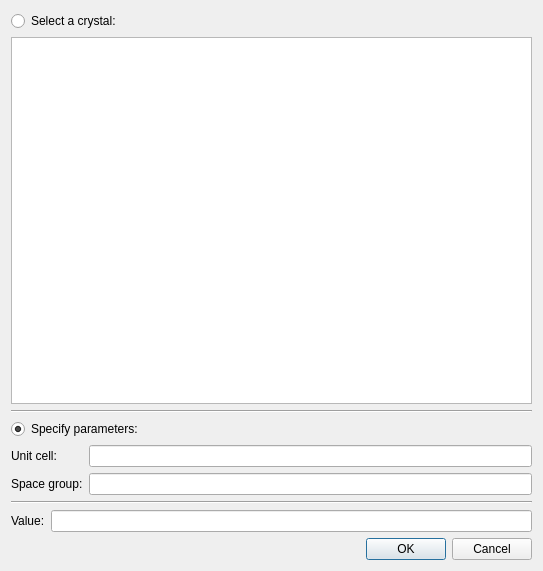
<ui version="4.0" >
 <class>SelectCrystal</class>
 <widget class="QDialog" name="SelectCrystal" >
  <property name="geometry" >
   <rect>
    <x>0</x>
    <y>0</y>
    <width>543</width>
    <height>571</height>
   </rect>
  </property>
  <property name="windowTitle" >
   <string>Crystal Options</string>
  </property>
  <layout class="QVBoxLayout" name="verticalLayout" >
   <item>
    <widget class="QRadioButton" name="selectCrystalRadioButton" >
     <property name="text" >
      <string>Select a crystal:</string>
     </property>
    </widget>
   </item>
   <item>
    <widget class="QListWidget" name="crystalListWidget" />
   </item>
   <item>
    <widget class="Line" name="line" >
     <property name="orientation" >
      <enum>Qt::Horizontal</enum>
     </property>
    </widget>
   </item>
   <item>
    <widget class="QRadioButton" name="specifyParametersRadioButton" >
     <property name="text" >
      <string>Specify parameters:</string>
     </property>
     <property name="checked" >
      <bool>true</bool>
     </property>
    </widget>
   </item>
   <item>
    <layout class="QGridLayout" name="gridLayout" >
     <item row="0" column="1" >
      <widget class="QLineEdit" name="unitCellLineEdit" />
     </item>
     <item row="1" column="0" >
      <widget class="QLabel" name="label_2" >
       <property name="text" >
        <string>Space group:</string>
       </property>
      </widget>
     </item>
     <item row="1" column="1" >
      <widget class="QLineEdit" name="spaceGroupLineEdit" />
     </item>
     <item row="0" column="0" >
      <widget class="QLabel" name="label" >
       <property name="text" >
        <string>Unit cell:</string>
       </property>
      </widget>
     </item>
    </layout>
   </item>
   <item>
    <widget class="Line" name="line_3" >
     <property name="orientation" >
      <enum>Qt::Horizontal</enum>
     </property>
    </widget>
   </item>
   <item>
    <layout class="QGridLayout" name="gridLayout_2" >
     <item row="0" column="1" >
      <widget class="QLineEdit" name="valueLineEdit" >
       <property name="readOnly" >
        <bool>true</bool>
       </property>
      </widget>
     </item>
     <item row="0" column="0" >
      <widget class="QLabel" name="label_3" >
       <property name="text" >
        <string>Value:</string>
       </property>
      </widget>
     </item>
    </layout>
   </item>
   <item>
    <widget class="QDialogButtonBox" name="buttonBox" >
     <property name="orientation" >
      <enum>Qt::Horizontal</enum>
     </property>
     <property name="standardButtons" >
      <set>QDialogButtonBox::Cancel|QDialogButtonBox::Ok</set>
     </property>
    </widget>
   </item>
  </layout>
  <zorder>buttonBox</zorder>
  <zorder>selectCrystalRadioButton</zorder>
  <zorder>specifyParametersRadioButton</zorder>
  <zorder>crystalListWidget</zorder>
  <zorder>line</zorder>
  <zorder>line_3</zorder>
 </widget>
 <tabstops>
  <tabstop>buttonBox</tabstop>
  <tabstop>selectCrystalRadioButton</tabstop>
  <tabstop>crystalListWidget</tabstop>
  <tabstop>specifyParametersRadioButton</tabstop>
  <tabstop>unitCellLineEdit</tabstop>
  <tabstop>spaceGroupLineEdit</tabstop>
  <tabstop>valueLineEdit</tabstop>
 </tabstops>
 <resources/>
 <connections>
  <connection>
   <sender>buttonBox</sender>
   <signal>accepted()</signal>
   <receiver>SelectCrystal</receiver>
   <slot>accept()</slot>
   <hints>
    <hint type="sourcelabel" >
     <x>248</x>
     <y>254</y>
    </hint>
    <hint type="destinationlabel" >
     <x>157</x>
     <y>274</y>
    </hint>
   </hints>
  </connection>
  <connection>
   <sender>buttonBox</sender>
   <signal>rejected()</signal>
   <receiver>SelectCrystal</receiver>
   <slot>reject()</slot>
   <hints>
    <hint type="sourcelabel" >
     <x>316</x>
     <y>260</y>
    </hint>
    <hint type="destinationlabel" >
     <x>286</x>
     <y>274</y>
    </hint>
   </hints>
  </connection>
 </connections>
</ui>
